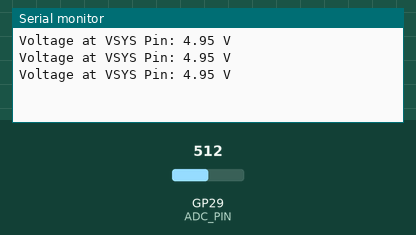
A sketch run on a simulated Raspberry Pi Pico. On the bench: the last lines printed to the serial monitor. The inputs (shaded band) are chosen by the test bench; at power-on: GP29 (ADC_PIN) = 512 (analog values on the 0–1023 scale).

Above: at 1.3 s.
1.4 s: GP29 (ADC_PIN) set to 716
At 1.9 s:
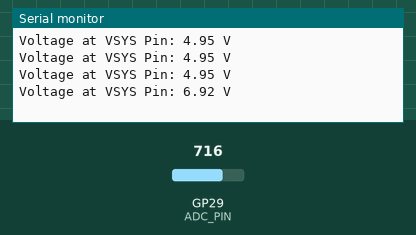
2.9 s: GP29 (ADC_PIN) set to 900
At 3.4 s:
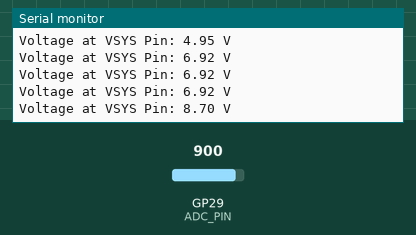
Timing chart, 0 to 5.9 s (numbered marks = the images above; inputs shaded):
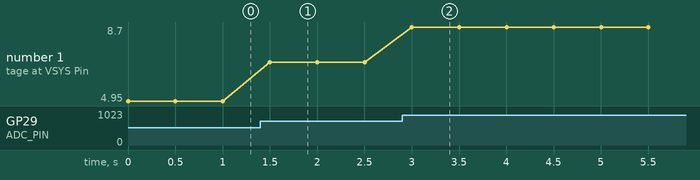

Measured:
- after the input at 1.4 s, the serial monitor: prints a new line after 0.10 s (image 1)
- after the input at 2.9 s, the serial monitor: prints a new line after 0.10 s (image 2)
- plotted number 1: 4.95 → 6.92 after the input at 1.4 s, 6.92 → 8.7 after the input at 2.9 s

The sketch:

example-10.ino
```cpp
// File: example-10.ino
// Date: 2021-04-13
// Target: RPi Pico RP2040

// The GPIO29 pin on the Pico board is used
// in ADC mode (ADC3) to measure VSYS/3.
#define ADC_PIN  (A3)
#define ADC_BITS (12)  // use 12-bit ADC value
#define ADC_VREF (3.3)

void setup() {
   SerialUSB.begin(115200);
   while(!SerialUSB){}
   analogReadResolution( ADC_BITS );
}

float read_adc_vsys() {
   uint32_t value = analogRead(ADC_PIN);
   float volt = ADC_VREF*value/(1 << ADC_BITS);
   return 3*volt;
}

String sbuf;

void loop() {
   sbuf = "Voltage at VSYS Pin: ";
   sbuf += read_adc_vsys();
   sbuf += " V";
   SerialUSB.println( sbuf.c_str() );
   delay(500);
}
```
